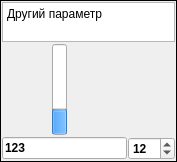
    <widget class="QFrame" name="Parametr_2">
     <property name="maximumSize">
      <size>
       <width>120</width>
       <height>16777215</height>
      </size>
     </property>
     <property name="frameShape">
      <enum>QFrame::Box</enum>
     </property>
     <property name="frameShadow">
      <enum>QFrame::Plain</enum>
     </property>
     <layout class="QGridLayout" name="gridLayout_3">
      <property name="horizontalSpacing">
       <number>0</number>
      </property>
      <property name="verticalSpacing">
       <number>2</number>
      </property>
      <property name="margin">
       <number>1</number>
      </property>
      <item row="0" column="0" colspan="7">
       <widget class="QTextEdit" name="Value_2">
        <property name="sizePolicy">
         <sizepolicy hsizetype="Expanding" vsizetype="Fixed">
          <horstretch>0</horstretch>
          <verstretch>0</verstretch>
         </sizepolicy>
        </property>
        <property name="maximumSize">
         <size>
          <width>16777215</width>
          <height>40</height>
         </size>
        </property>
        <property name="whatsThis">
         <string>Назва другого параметру регулювання</string>
        </property>
        <property name="verticalScrollBarPolicy">
         <enum>Qt::ScrollBarAlwaysOff</enum>
        </property>
        <property name="horizontalScrollBarPolicy">
         <enum>Qt::ScrollBarAlwaysOff</enum>
        </property>
        <property name="readOnly">
         <bool>true</bool>
        </property>
        <property name="html">
         <string>&lt;!DOCTYPE HTML PUBLIC &quot;-//W3C//DTD HTML 4.0//EN&quot; &quot;http://www.w3.org/TR/REC-html40/strict.dtd&quot;&gt;
&lt;html&gt;&lt;head&gt;&lt;meta name=&quot;qrichtext&quot; content=&quot;1&quot; /&gt;&lt;style type=&quot;text/css&quot;&gt;
p, li { white-space: pre-wrap; }
&lt;/style&gt;&lt;/head&gt;&lt;body style=&quot; font-family:'DejaVu Sans'; font-size:9pt; font-weight:400; font-style:normal;&quot;&gt;
&lt;p style=&quot; margin-top:0px; margin-bottom:0px; margin-left:0px; margin-right:0px; -qt-block-indent:0; text-indent:0px;&quot;&gt;Другий параметр&lt;/p&gt;&lt;/body&gt;&lt;/html&gt;</string>
        </property>
       </widget>
      </item>
      <item row="1" column="6" rowspan="2">
       <spacer name="horizontalSpacer_20">
        <property name="orientation">
         <enum>Qt::Horizontal</enum>
        </property>
        <property name="sizeType">
         <enum>QSizePolicy::MinimumExpanding</enum>
        </property>
        <property name="sizeHint" stdset="0">
         <size>
          <width>25</width>
          <height>20</height>
         </size>
        </property>
       </spacer>
      </item>
      <item row="4" column="0" colspan="7">
       <widget class="QFrame" name="frame_5">
        <property name="frameShape">
         <enum>QFrame::NoFrame</enum>
        </property>
        <property name="frameShadow">
         <enum>QFrame::Sunken</enum>
        </property>
        <layout class="QHBoxLayout" name="horizontalLayout_2">
         <property name="spacing">
          <number>1</number>
         </property>
         <property name="margin">
          <number>0</number>
         </property>
         <item>
          <widget class="QLineEdit" name="lePV_2">
           <property name="sizePolicy">
            <sizepolicy hsizetype="Minimum" vsizetype="Fixed">
             <horstretch>0</horstretch>
             <verstretch>0</verstretch>
            </sizepolicy>
           </property>
           <property name="font">
            <font>
             <weight>75</weight>
             <bold>true</bold>
            </font>
           </property>
           <property name="whatsThis">
            <string>Другий параметер регулювання</string>
           </property>
           <property name="text">
            <string>123</string>
           </property>
           <property name="readOnly">
            <bool>true</bool>
           </property>
          </widget>
         </item>
         <item>
          <widget class="QDoubleSpinBox" name="sbSP_2">
           <property name="sizePolicy">
            <sizepolicy hsizetype="Minimum" vsizetype="Fixed">
             <horstretch>0</horstretch>
             <verstretch>0</verstretch>
            </sizepolicy>
           </property>
           <property name="font">
            <font>
             <weight>75</weight>
             <bold>true</bold>
            </font>
           </property>
           <property name="whatsThis">
            <string>Завдання на другий параметер</string>
           </property>
           <property name="decimals">
            <number>0</number>
           </property>
           <property name="value">
            <double>12.000000000000000</double>
           </property>
          </widget>
         </item>
        </layout>
       </widget>
      </item>
      <item row="1" column="5" rowspan="2">
       <widget class="QSlider" name="vsSP_2">
        <property name="whatsThis">
         <string>Завдання на другий параметер</string>
        </property>
        <property name="styleSheet">
         <string notr="true">QSlider::groove:vertical {
     background: rgba(0, 0, 0, 0);
/*     position: absolute;  абсолютная позиция в 4px слева и справа от виджета. установка полей виджета также будет работать... */
/*     left: 4px; right: 4px;*/
 }

 QSlider::handle:vertical {
	image: url(:/slider/pict/SP_2.png);
 }
</string>
        </property>
        <property name="maximum">
         <number>4000</number>
        </property>
        <property name="singleStep">
         <number>1</number>
        </property>
        <property name="pageStep">
         <number>80</number>
        </property>
        <property name="value">
         <number>4000</number>
        </property>
        <property name="sliderPosition">
         <number>4000</number>
        </property>
        <property name="tracking">
         <bool>false</bool>
        </property>
        <property name="orientation">
         <enum>Qt::Vertical</enum>
        </property>
        <property name="invertedAppearance">
         <bool>false</bool>
        </property>
        <property name="invertedControls">
         <bool>false</bool>
        </property>
        <property name="tickPosition">
         <enum>QSlider::NoTicks</enum>
        </property>
       </widget>
      </item>
      <item row="1" column="3" rowspan="2">
       <widget class="QProgressBar" name="pbPV_2">
        <property name="maximumSize">
         <size>
          <width>15</width>
          <height>16777215</height>
         </size>
        </property>
        <property name="palette">
         <palette>
          <active>
           <colorrole role="Highlight">
            <brush brushstyle="SolidPattern">
             <color alpha="255">
              <red>85</red>
              <green>170</green>
              <blue>255</blue>
             </color>
            </brush>
           </colorrole>
          </active>
          <inactive>
           <colorrole role="Highlight">
            <brush brushstyle="SolidPattern">
             <color alpha="255">
              <red>85</red>
              <green>170</green>
              <blue>255</blue>
             </color>
            </brush>
           </colorrole>
          </inactive>
          <disabled>
           <colorrole role="Highlight">
            <brush brushstyle="SolidPattern">
             <color alpha="255">
              <red>178</red>
              <green>178</green>
              <blue>178</blue>
             </color>
            </brush>
           </colorrole>
          </disabled>
         </palette>
        </property>
        <property name="whatsThis">
         <string>Другий параметер регулювання</string>
        </property>
        <property name="layoutDirection">
         <enum>Qt::LeftToRight</enum>
        </property>
        <property name="maximum">
         <number>4000</number>
        </property>
        <property name="value">
         <number>1000</number>
        </property>
        <property name="textVisible">
         <bool>false</bool>
        </property>
        <property name="orientation">
         <enum>Qt::Vertical</enum>
        </property>
       </widget>
      </item>
      <item row="1" column="1">
       <spacer name="horizontalSpacer">
        <property name="orientation">
         <enum>Qt::Horizontal</enum>
        </property>
        <property name="sizeType">
         <enum>QSizePolicy::Minimum</enum>
        </property>
        <property name="sizeHint" stdset="0">
         <size>
          <width>15</width>
          <height>20</height>
         </size>
        </property>
       </spacer>
      </item>
      <item row="1" column="2">
       <widget class="Scale" name="scalePV_2" native="true">
        <property name="sizePolicy">
         <sizepolicy hsizetype="Fixed" vsizetype="Expanding">
          <horstretch>0</horstretch>
          <verstretch>0</verstretch>
         </sizepolicy>
        </property>
        <property name="minimumSize">
         <size>
          <width>35</width>
          <height>0</height>
         </size>
        </property>
       </widget>
      </item>
     </layout>
    </widget>
